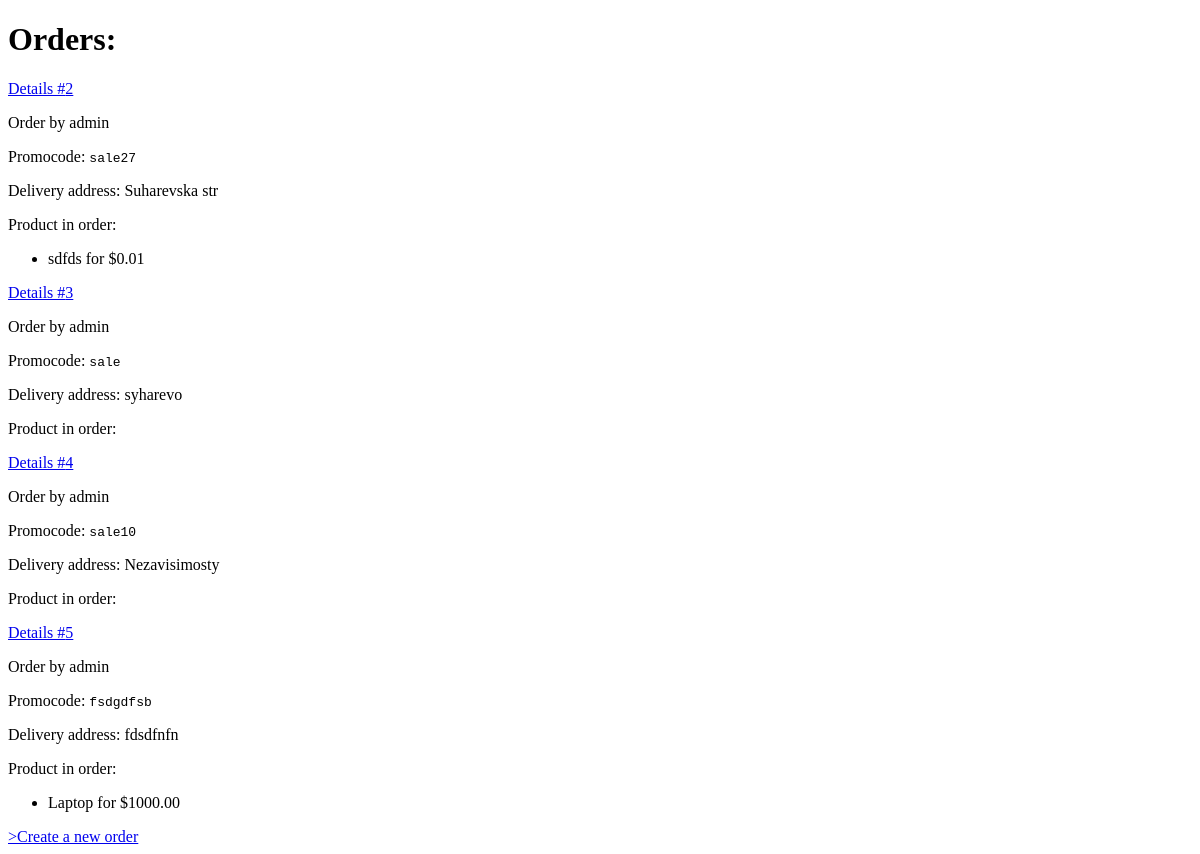
Page /shop/orders/ (signed in) on the earlier database version.
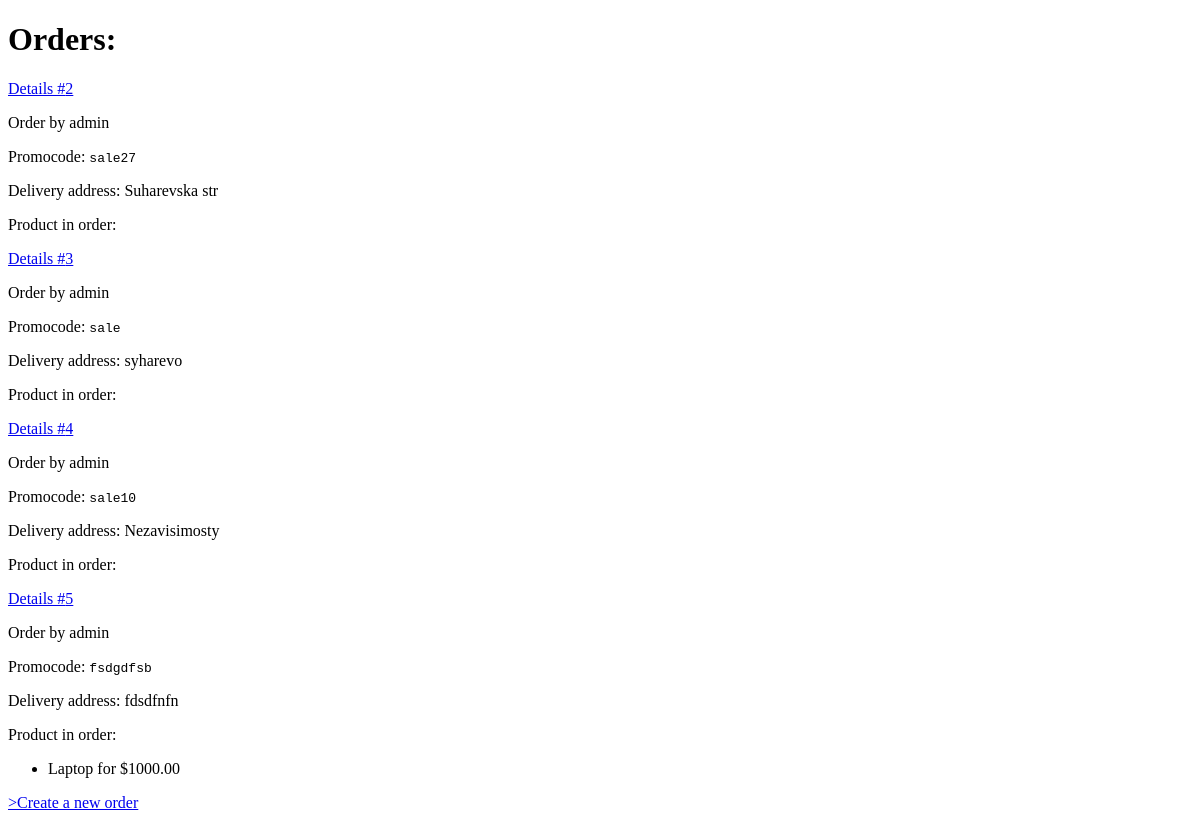
Same page on the later database version.
### shopapp/models.py (models this page shows, shortened)
class Order(models.Model):
    delivery_address = models.TextField(null=True, blank=True)
    promocode = models.CharField(max_length=20, null=False, blank=True)
    created_at = models.DateTimeField(auto_now_add=True)
    user = models.ForeignKey(User, on_delete=models.PROTECT)
    products = models.ManyToManyField(Product, related_name="orders")
    receipt = models.FileField(null=True, upload_to="orders/receipt/")

class Product(models.Model):
    class Meta:
        ordering = ["name", "price"]
    name = models.CharField(max_length=100)
    description = models.TextField(null=False, blank=True)
    price = models.DecimalField(default=0, max_digits=8, decimal_places=2)
    discount = models.SmallIntegerField(default=0)
    created_at = models.DateTimeField(auto_now_add=True)
    archived = models.BooleanField(default=False)
    created_by = models.ForeignKey(User, on_delete=models.PROTECT)
    preview = models.ImageField(null=True, blank=True, upload_to=products_preview_directory_path)

### shopapp/views.py (the view)
# urls.py: path("orders/", OrderListView.as_view(), name="orders_list"),
class OrderListView(LoginRequiredMixin, ListView):
    queryset = (
        Order.objects
        .select_related("user")
        .prefetch_related("products")
    )

### shopapp/templates/shopapp/order_list.html (shortened to what this page needs)
{% extends 'shopapp/base.html' %}
{% block body %}
  <h1>Orders:</h1>
  {% if object_list %}
    <div>
      {% for order in object_list %}
        <div>
          <p><a href="{% url 'shopapp:orders_detail' pk=order.pk %}"
          >Details #{{ order.pk }}</a></p>
          <p>Order by {% firstof order.user.first_name order.user.username %}</p>
          <p>Promocode: <code>{{ order.promocode }}</code></p>
          <p>Delivery address: {{ order.delivery_address }}</p>
          <div>
            Product in order:
            <ul>
              {% for product in order.products.all %}
                <li>{{ product.name }} for ${{ product.price }}</li>
              {% endfor %}
            </ul>
          </div>
        </div>
      {% endfor %}
    </div>
  {% else %}
    <h3>No orders yet</h3>
  {% endif %}
<div>
  <a href=" {% url 'shopapp:create-order' %} ">
    >Create a new order</a>
</div>
{% endblock %}

Differences in the rows shown:
removed Product: name "sdfds", price "0.01", shown under Order "Suharevska str"
